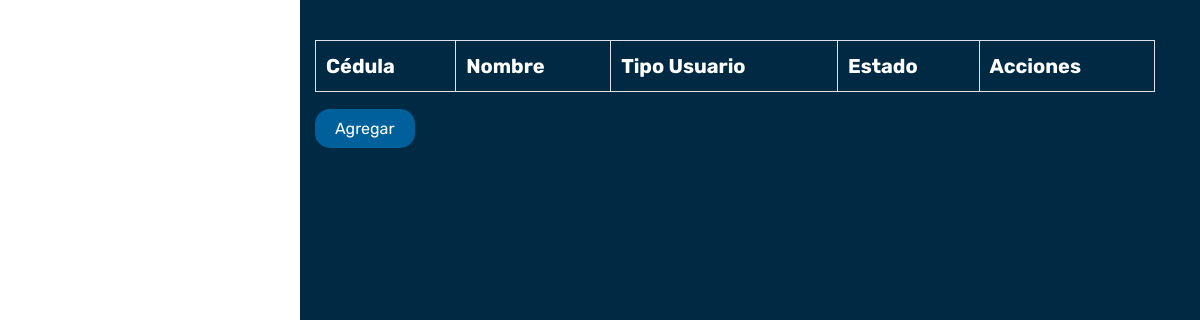
Page /View/Usuarios.php (signed in) on the earlier database version.
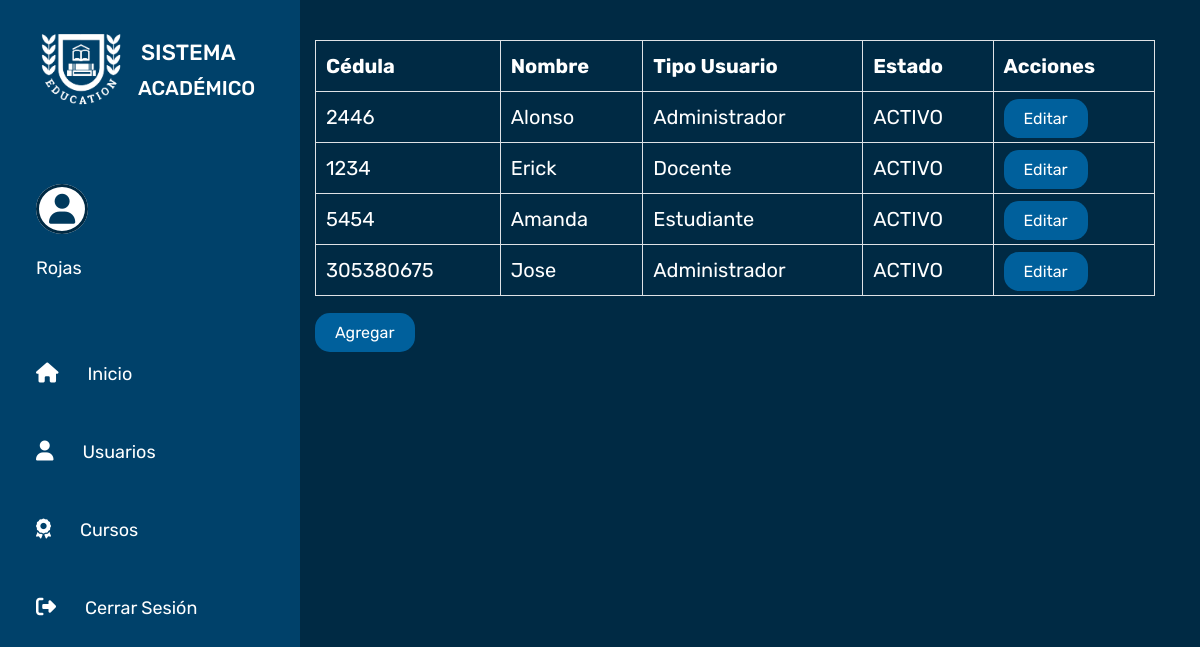
Same page on the later database version.
### tables this page shows
CREATE TABLE `pantallas` (
  `idPantalla` int(11) NOT NULL,
  `redireccion` varchar(100) NOT NULL,
  `icono` varchar(100) NOT NULL,
  `texto` varchar(100) NOT NULL
);

CREATE TABLE `usuarios` (
  `idUsuario` bigint(20) NOT NULL,
  `cedula` varchar(15) NOT NULL,
  `nombre` varchar(80) NOT NULL,
  `apellido` varchar(80) NOT NULL,
  `contrasena` varchar(60) NOT NULL,
  `fechaNacimiento` date NOT NULL,
  `direccion` varchar(500) NOT NULL,
  `telefono` varchar(45) NOT NULL,
  `correo` varchar(50) NOT NULL,
  `tipoRol` int(11) NOT NULL,
  `estado` int(1) NOT NULL
);

CREATE TABLE `roles` (
  `idRol` int(11) NOT NULL,
  `descripcion` varchar(50) NOT NULL
);

### Model/PantallasModel.php (called while the page is built, shortened)
<?php
function ConsultarMenu($tipoRol)
{
    $enlace = OpenDB();
    $procedimiento = "CALL ConsultarMenu($tipoRol);";
    $datosPantalla = $enlace -> query($procedimiento);
    return $datosPantalla;
}
?>

### Model/UsuariosModel.php (called while the page is built, shortened)
<?php
function ListarUsuarios()
{
    $enlace = OpenDB();
    $procedimiento = "CALL ListarUsuarios();";
    $datosUsuario = $enlace -> query($procedimiento);
    return $datosUsuario;
}
?>

### Controller/UsuariosController.php (the view, shortened to what this page needs)
<?php
include_once __DIR__ . '\..\Model\UsuariosModel.php';
function CargarUsuarios()
{
    $datosUsuarios = ListarUsuarios();
    if($datosUsuarios -> num_rows > 0)
    {
        while($resultado = mysqli_fetch_array($datosUsuarios))
        {
            echo "<tr>";
            echo "<td>" . $resultado["cedula"] . "</td>";
            echo "<td>" . $resultado["nombre"] . "</td>";
            echo "<td>" . $resultado["descripcion"] . "</td>";
            echo "<td>" . $resultado["descripcionEstado"] . "</td>";
            echo '<td><a href="EditarUsuarios.php" class="btnPresionar">Editar</a></td>';
            echo "</tr>";
        }
    }
}
?>

### Controller/PantallasController.php (shortened to what this page needs)
<?php
include_once __DIR__ . '\..\Model\PantallasModel.php';
function CargarMenu()
{
    $datosMenu = ConsultarMenu($_SESSION["sessionTipoRol"]);
    if($datosMenu -> num_rows > 0)
    {
        echo
        '<section class="sideBar">
        <div class="logo">
             <img src="images/logo.png" width="90px">
             <h1>SISTEMA</h1>
             <h2>ACADÉMICO</h2>
        </div>
        <div>
            <a class="icon-profile"><i class="fa fa-user"></i></a>
            <a class="userName">', $_SESSION["sessionNombre"], '</a>
        </div>
        <div class="menu">
            <ul>
                <li>
                   <i class="fa fa-house"></i>
                   <a href="home.php">Inicio</a>
                </li>';
        while($resultado = mysqli_fetch_array($datosMenu))
        {
            echo
            '<li>
                <i class="' . $resultado["icono"] . '"></i>
                <a href="' . $resultado["redireccion"] . '">' . $resultado["texto"] . '</a>
            </li>';
        }
        echo
           '<li>
                <i class="fa fa-sign-out"></i>
                <a href="../index.php" data-toggle="modal" data-target="#confirmModal" data-backdrop="static" data-keyboard="false">Cerrar Sesión</a>
            </li>
           </ul>
          </div>
        </section>';
    }
}

Differences in the rows shown:
now on this page (row edited): pantallas: texto "Usuarios"
added pantallas: texto "Cursos"
now on this page (row edited): usuarios: cedula "2446", nombre "Alonso", roles.descripcion "Administrador", descripcionEstado "ACTIVO"
now on this page (row edited): usuarios: cedula "1234", nombre "Erick", roles.descripcion "Docente", descripcionEstado "ACTIVO"
now on this page (row edited): usuarios: cedula "5454", nombre "Amanda", roles.descripcion "Estudiante", descripcionEstado "ACTIVO"
added usuarios: cedula "305380675", nombre "Jose", roles.descripcion "Administrador", descripcionEstado "ACTIVO"
Other differences:
$_SESSION["sessionNombre"]: (not shown) → "Rojas"
text now shown: "SISTEMA ACADÉMICO Inicio Cerrar Sesión"
